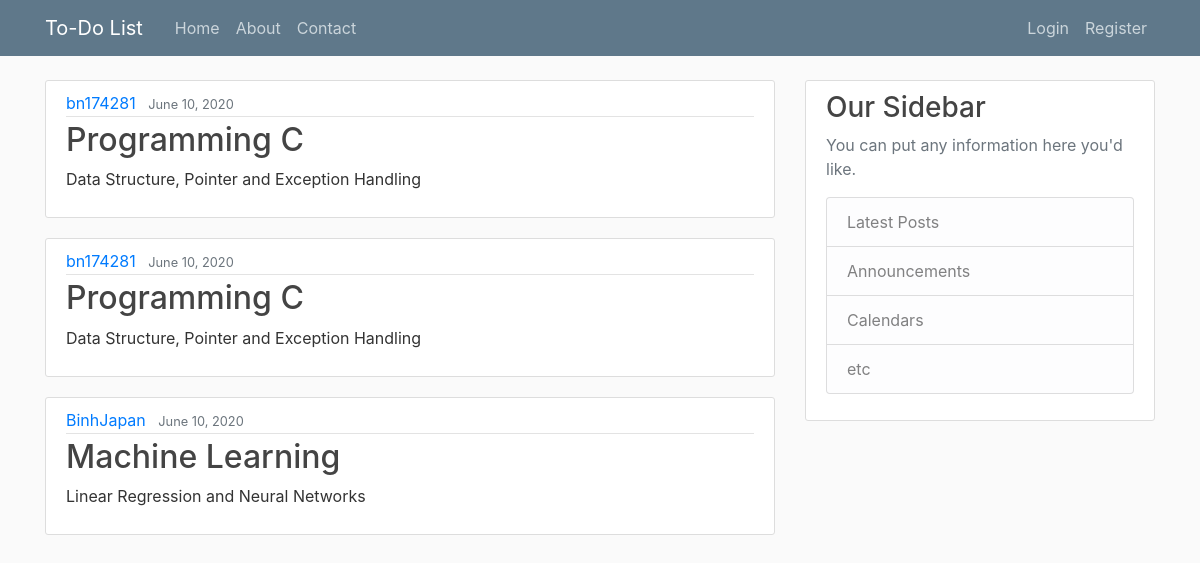
The page / on the database its author committed.
### todo/models.py (models this page shows, shortened)
class Tasks(models.Model):
	creator = models.ForeignKey(User, on_delete=models.CASCADE)
	title = models.CharField(max_length=50)
	content = models.TextField()
	date_added = models.DateTimeField()

### todo/views.py (the view)
# urls.py: 2. Add a URL to urlpatterns:  path('', views.home, name='home')
def home(request):
	return render(request, 'todo/home.html', {"tasks" : Tasks.objects.all()})

### todo/templates/todo/home.html
{% extends 'todo/base.html'%}
{% block content %}
    {% for task in tasks %}
        <article class="media content-section">
          <div class="media-body">
            <div class="article-metadata">
              <a class="mr-2" href="#">{{ task.creator }}</a>
              <small class="text-muted">{{ task.date_added|date:"F d, Y" }}</small>
            </div>
            <h2><a class="article-title" href="#">{{ task.title }}</a></h2>
            <p class="article-content">{{ task.content }}</p>
          </div>
        </article>
    {% endfor %}
{% endblock content %}

### todo/templates/todo/base.html (shortened to what this page needs)
{% load static %}
<!DOCTYPE html>
<html>
<head>
    <link rel="stylesheet" href="https://maxcdn.bootstrapcdn.com/bootstrap/4.0.0/css/bootstrap.min.css">
    <link rel="stylesheet" type="text/css" href="{% static 'todo/main.css' %}">
</head>
<body>
    <header class="site-header">
      <nav class="navbar navbar-expand-md navbar-dark bg-steel fixed-top">
        <div class="container">
          <a class="navbar-brand mr-4" href="{% url 'todo-home' %}">To-Do List</a>
          <div class="collapse navbar-collapse" id="navbarToggle">
            <div class="navbar-nav mr-auto">
              <a class="nav-item nav-link" href="{% url 'todo-home' %}">Home</a>
              <a class="nav-item nav-link" href="{% url 'todo-about' %}">About</a>
              <a class="nav-item nav-link" href="{% url 'todo-contact' %}">Contact</a>
            </div>
            <div class="navbar-nav">
              {% if user.is_authenticated %}
                <a class="nav-item nav-link" href="{% url 'profile' %}">Profile</a>
                <a class="nav-item nav-link" href="{% url 'logout' %}">Logout</a>
              {% else %}
                <a class="nav-item nav-link" href="{% url 'login' %}">Login</a>
                <a class="nav-item nav-link" href="{% url 'register' %}">Register</a>
              {% endif %}
            </div>
          </div>
        </div>
      </nav>
    </header>
    <main role="main" class="container">
      <div class="row">
        <div class="col-md-8">
          {% block content %}{% endblock %}
        </div>
        <div class="col-md-4">
          <div class="content-section">
            <h3>Our Sidebar</h3>
            <p class='text-muted'>You can put any information here you'd like.
              <ul class="list-group">
                <li class="list-group-item list-group-item-light">Latest Posts</li>
                <li class="list-group-item list-group-item-light">Announcements</li>
                <li class="list-group-item list-group-item-light">Calendars</li>
                <li class="list-group-item list-group-item-light">etc</li>
              </ul>
            </p>
          </div>
        </div>
      </div>
    </main>
</body>
</html>

### todo/static/todo/main.css (style rules this page uses)
body { background: #fafafa; color: #333333; margin-top: 5rem; }
h1, h2, h3, h4, h5, h6 { color: #444444; }
ul { margin: 0; }
.bg-steel { background-color: #5f788a; }
.site-header .navbar-nav .nav-link { color: #cbd5db; }
.content-section { background: #ffffff; padding: 10px 20px; border: 1px solid #dddddd; border-radius: 3px; margin-bottom: 20px; }
.article-title { color: #444444; }
.article-content { white-space: pre-line; }
.article-metadata { padding-bottom: 1px; margin-bottom: 4px; border-bottom: 1px solid #e3e3e3 }

### rows shown on the page
Tasks: creator "bn174281", date_added "June 10, 2020", title "Programming C", content "Data Structure, Pointer and Exception Handling"
Tasks: creator "bn174281", date_added "June 10, 2020", title "Programming C", content "Data Structure, Pointer and Exception Handling"
Tasks: creator "BinhJapan", date_added "June 10, 2020", title "Machine Learning", content "Linear Regression and Neural Networks"
